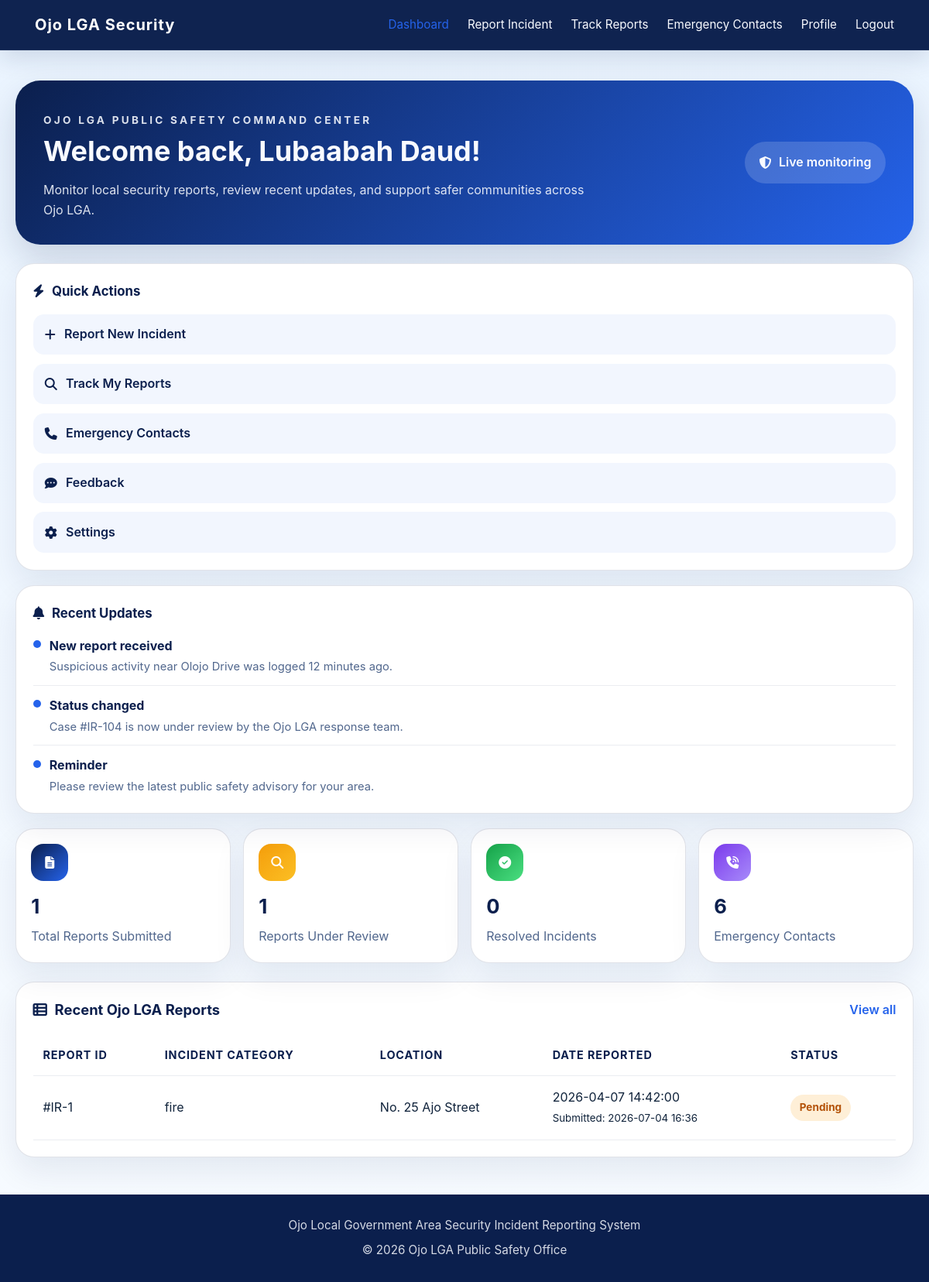
/pages/dashboard.php (signed in), run on the app's committed database.
### tables this page shows
CREATE TABLE `incident_reports` (
  `report_id` int(11) NOT NULL,
  `user_id` int(11) NOT NULL,
  `category` varchar(100) NOT NULL,
  `location` varchar(255) NOT NULL,
  `incident_date` datetime NOT NULL,
  `description` text NOT NULL,
  `evidence` varchar(255) DEFAULT NULL,
  `emergency` enum('Yes','No') DEFAULT 'No',
  `status` enum('Pending','Under Review','Resolved') DEFAULT 'Pending',
  `created_at` timestamp NOT NULL DEFAULT current_timestamp(),
  `updated_at` timestamp NOT NULL DEFAULT current_timestamp() ON UPDATE current_timestamp()
);

### pages/dashboard.php (the view, shortened to what this page needs)
<?php
include '../config.php';
$userId = (int) $_SESSION['user_id'];
$userName = $_SESSION['full_name'] ?? 'Resident';
$reports = [];
$totalReports = 0;
$pendingReports = 0;
$resolvedReports = 0;
$stmt = $conn->prepare('SELECT report_id, category, location, incident_date, status, created_at FROM incident_reports WHERE user_id = ? ORDER BY created_at DESC');
if ($stmt) {
    $stmt->bind_param('i', $userId);
    $stmt->execute();
    $result = $stmt->get_result();
    while ($row = $result->fetch_assoc()) {
        $reports[] = $row;
    }
}
foreach ($reports as $report) {
    $totalReports++;
    if (strcasecmp($report['status'], 'Pending') === 0) {
        $pendingReports++;
    }
}
?>
<!DOCTYPE html>
<html lang="en">
<head>
    <link rel="stylesheet" href="https://cdnjs.cloudflare.com/ajax/libs/font-awesome/6.5.2/css/all.min.css">
    <link rel="stylesheet" href="../css/style.css">
</head>
<body class="dashboard-page">
    <header class="site-header dashboard-header">
        <div class="container header-content">
            <a href="../index.html" class="logo">Ojo LGA Security</a>
            <nav class="main-nav" aria-label="Primary navigation">
                <ul class="nav-list">
                    <li class="nav-item"><a href="dashboard.php" class="active-nav">Dashboard</a></li>
                    <li class="nav-item"><a href="report.php">Report Incident</a></li>
                    <li class="nav-item"><a href="track.php">Track Reports</a></li>
                    <li class="nav-item"><a href="contact.html">Emergency Contacts</a></li>
                    <li class="nav-item"><a href="about.html">Profile</a></li>
                    <li class="nav-item"><a href="../logout.php">Logout</a></li>
                </ul>
            </nav>
        </div>
    </header>
    <main class="dashboard-shell">
        <section class="dashboard-hero" aria-labelledby="dashboard-title">
            <div>
                <p class="eyebrow">Ojo LGA Public Safety Command Center</p>
                <h1 id="dashboard-title">Welcome back, <?php echo htmlspecialchars($userName); ?>!</h1>
                <p>Monitor local security reports, review recent updates, and support safer communities across Ojo LGA.</p>
            </div>
            <div class="hero-badge">
                <i class="fa-solid fa-shield-halved"></i>
                <span>Live monitoring</span>
            </div>
        </section>
        <section class="dashboard-grid">
            <aside class="sidebar" aria-label="Quick actions and alerts">
                <div class="sidebar-card">
                    <h2><i class="fa-solid fa-bolt"></i> Quick Actions</h2>
                    <ul class="quick-actions">
                        <li><a href="report.html"><i class="fa-solid fa-plus"></i> Report New Incident</a></li>
                        <li><a href="track.html"><i class="fa-solid fa-magnifying-glass"></i> Track My Reports</a></li>
                        <li><a href="contact.html"><i class="fa-solid fa-phone"></i> Emergency Contacts</a></li>
                        <li><a href="feedback.html"><i class="fa-solid fa-comment-dots"></i> Feedback</a></li>
                        <li><a href="#"><i class="fa-solid fa-gear"></i> Settings</a></li>
                    </ul>
                </div>
                <div class="sidebar-card">
                    <h2><i class="fa-solid fa-bell"></i> Recent Updates</h2>
                    <ul class="notification-list">
                        <li>
                            <span class="notification-dot"></span>
                            <div>
                                <strong>New report received</strong>
                                <p>Suspicious activity near Olojo Drive was logged 12 minutes ago.</p>
                            </div>
                        </li>
                        <li>
                            <span class="notification-dot"></span>
                            <div>
                                <strong>Status changed</strong>
                                <p>Case #IR-104 is now under review by the Ojo LGA response team.</p>
                            </div>
                        </li>
                        <li>
                            <span class="notification-dot"></span>
                            <div>
                                <strong>Reminder</strong>
                                <p>Please review the latest public safety advisory for your area.</p>
                            </div>
                        </li>
                    </ul>
                </div>
            </aside>
            <div class="main-content">
                <section class="summary-grid" aria-label="Incident summary">
                    <article class="summary-card">
                        <div class="summary-icon blue">
                            <i class="fa-solid fa-file-lines"></i>
                        </div>
                        <h3><?php echo $totalReports; ?></h3>
                        <p>Total Reports Submitted</p>
                    </article>
                    <article class="summary-card">
                        <div class="summary-icon gold">
                            <i class="fa-solid fa-magnifying-glass"></i>
                        </div>
                        <h3><?php echo $pendingReports; ?></h3>
                        <p>Reports Under Review</p>
                    </article>
                    <article class="summary-card">
                        <div class="summary-icon green">
                            <i class="fa-solid fa-check-circle"></i>
                        </div>
                        <h3><?php echo $resolvedReports; ?></h3>
                        <p>Resolved Incidents</p>
                    </article>
                    <article class="summary-card">
                        <div class="summary-icon purple">
                            <i class="fa-solid fa-phone-volume"></i>
                        </div>
                        <h3>6</h3>
                        <p>Emergency Contacts</p>
                    </article>
                </section>
                <section class="card" aria-labelledby="reports-title">
                    <div class="section-heading">
                        <h2 id="reports-title"><i class="fa-solid fa-table-list"></i> Recent Ojo LGA Reports</h2>
                        <a href="track.html" class="text-link">View all</a>
                    </div>
                    <div class="table-wrapper">
                        <table>
                            <thead>
                                <tr>
                                    <th>Report ID</th>
                                    <th>Incident Category</th>
                                    <th>Location</th>
                                    <th>Date Reported</th>
                                    <th>Status</th>
                                </tr>
                            </thead>
                            <tbody>
                                <?php if (empty($reports)): ?>
                                    <tr>
                                        <td colspan="5">You have not submitted any report yet.</td>
                                    </tr>
                                <?php else: ?>
                                    <?php foreach ($reports as $report): ?>
                                        <?php
                                        $statusClass = 'pending';
                                        ?>
                                        <tr>
                                            <td>#IR-<?php echo (int) $report['report_id']; ?></td>
                                            <td><?php echo htmlspecialchars($report['category']); ?></td>
                                            <td><?php echo htmlspecialchars($report['location']); ?></td>
                                            <td>
                                                <?php echo htmlspecialchars($report['incident_date']); ?><br>
                                                <small>Submitted: <?php echo htmlspecialchars(date('Y-m-d H:i', strtotime($report['created_at']))); ?></small>
                                            </td>
                                            <td><span class="status-badge <?php echo $statusClass; ?>"><?php echo htmlspecialchars($report['status']); ?></span></td>
                                        </tr>
                                    <?php endforeach; ?>
                                <?php endif; ?>
                            </tbody>
                        </table>
                    </div>
                </section>
            </div>
        </section>
    </main>
    <footer class="site-footer dashboard-footer">
        <div class="container footer-content">
            <p>Ojo Local Government Area Security Incident Reporting System</p>
            <p>© 2026 Ojo LGA Public Safety Office</p>
        </div>
    </footer>
</body>
</html>

### data on the page
incident_reports: report_id "1", category "fire", location "No. 25 Ajo Street", incident_date "2026-04-07 14:42:00", created_at "2026-07-04 16:36", status "Pending"

### other printed values
$userName "Lubaabah Daud"
$totalReports "1"
$pendingReports "1"
$resolvedReports "0"
